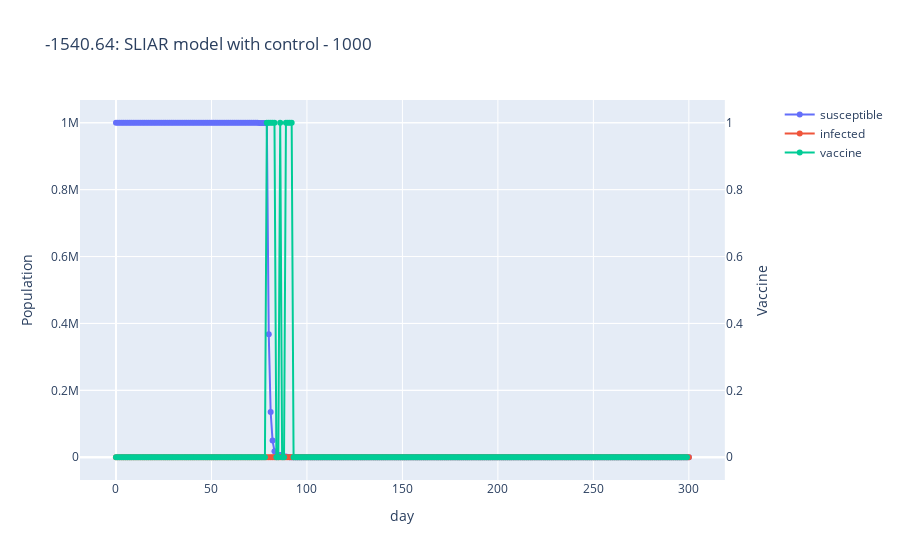

The code cell stored with this chart in its notebook:
### Code cell
# Create figure with secondary y-axis
fig = make_subplots(specs=[[{"secondary_y": True}]])
# Add traces
fig.add_trace(
    go.Scatter(x=list(range(max_t+1)), y=states2[:,0].flatten(), name="susceptible",
        mode='lines+markers'),
    secondary_y=False,
)
fig.add_trace(
    go.Scatter(x=list(range(max_t+1)), y=states2[:,1].flatten(), name="infected",
        mode='lines+markers'),
    secondary_y=False,
)
fig.add_trace(
    go.Scatter(x=list(range(max_t+1)), y=actions2, name="vaccine",
        mode='lines+markers'),
    secondary_y=True,
)
# Add figure title
fig.update_layout(
    title_text=f'{reward_sum:.2f}: SLIAR model with control - 1000'
)
# Set x-axis title
fig.update_xaxes(title_text="day")
# Set y-axes titles
fig.update_yaxes(title_text="Population", secondary_y=False)
fig.update_yaxes(title_text="Vaccine", secondary_y=True)

### Figure 1 — Plotly figure (JSON) as saved in the notebook; plotly's stock layout.template omitted (floating-point values rounded to 4 significant figures; data arrays with more than 128 entries replaced by an {"elided": "..."} marker saying what was removed)
{"data": [{"mode": "lines+markers", "name": "susceptible", "type": "scatter", "x": {"elided": "301 int values"}, "xaxis": "x", "y": {"elided": "301 float values"}, "yaxis": "y"}, {"mode": "lines+markers", "name": "infected", "type": "scatter", "x": {"elided": "301 int values"}, "xaxis": "x", "y": {"elided": "301 float values"}, "yaxis": "y"}, {"mode": "lines+markers", "name": "vaccine", "type": "scatter", "x": {"elided": "301 int values"}, "xaxis": "x", "y": {"elided": "300 int values"}, "yaxis": "y2"}], "layout": {"title": {"text": "-1540.64: SLIAR model with control - 1000"}, "xaxis": {"anchor": "y", "domain": [0, 0.94], "title": {"text": "day"}}, "yaxis": {"anchor": "x", "domain": [0, 1], "title": {"text": "Population"}}, "yaxis2": {"anchor": "x", "overlaying": "y", "side": "right", "title": {"text": "Vaccine"}}}}
